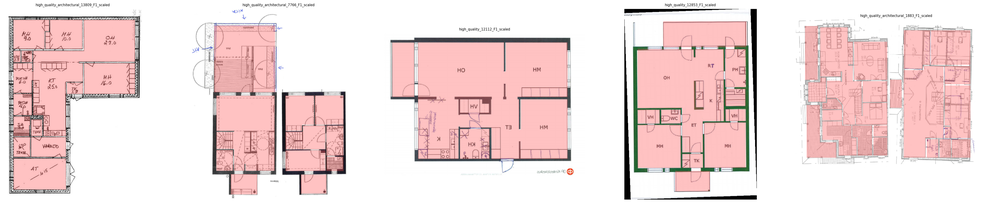
#> input picture scripts/mask_overlay_check/mask_overlay_summary.png, 1000 x 203 px, shrunk from 4350 x 885 before the run, given as the content of the folder rs/aokitenju/floor_detect_ai-1/cubicasa_segment/images/train, which was not available
$ python check_mask_overlay.py
#> lines starting #> are read from the running program, lines starting #| are printed output that depends on the picture; after the words box and inside, x2 and y2 are one past the last pixel; in counts of white or black regions, pixels touching at a corner belong together; pictures that were not available may be replaced by others from this repository, and a replacement may not be noted
"""
cubicasa_segment/ の images と masks を 5 件サンプリングして重ね合わせ確認。
マスク領域を薄い赤で表示する。
"""

import random
from pathlib import Path

import cv2
import matplotlib.pyplot as plt
import numpy as np

DATASET_DIR = Path("/Users/aokitenju/floor_detect_ai-1/cubicasa_segment")
OUTPUT_DIR  = Path("/Users/aokitenju/floor_detect_ai-1/scripts/mask_overlay_check")
NUM_SAMPLES = 5
SEED        = 42
ALPHA       = 0.35          # 赤マスクの透明度
MASK_COLOR  = (80, 80, 255) # BGR: 薄い赤


def overlay_mask(img_path: Path, msk_path: Path) -> np.ndarray:
    img  = cv2.imread(str(img_path))
#> img is the input picture: shape (203, 1000, 3); mean B, G, R 217.2, 217.3, 239.8
    mask = cv2.imread(str(msk_path), cv2.IMREAD_GRAYSCALE)
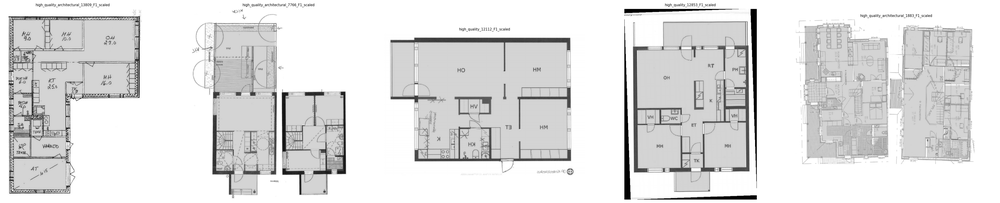
#> mask: shape (203, 1000); min 0, max 255, mean 223.8

    colored = img.copy()
    roi = mask == 255
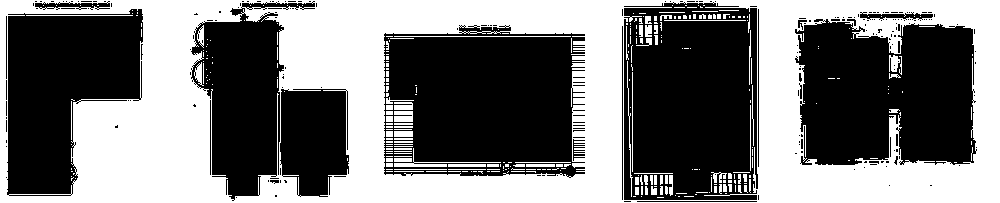
#> roi: shape (203, 1000) bool; 46.6% white; 317 white regions (232 under 20 px), largest, box (x1, y1, x2, y2) and area: (0, 0, 1000, 203) 88940, (394, 148, 501, 167) 280, (394, 111, 413, 122) 191
    colored[roi] = MASK_COLOR
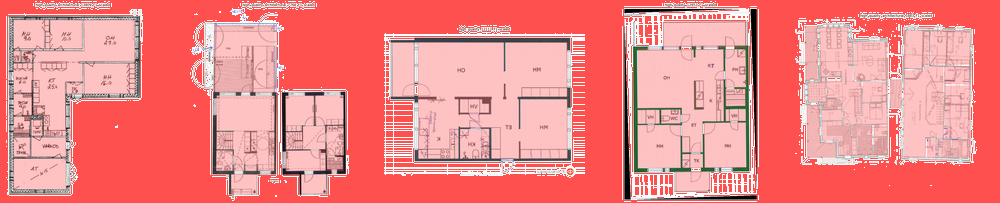
#> colored: shape (203, 1000, 3); mean B, G, R 135.6, 135.7, 239.8

    result = cv2.addWeighted(colored, ALPHA, img, 1 - ALPHA, 0)
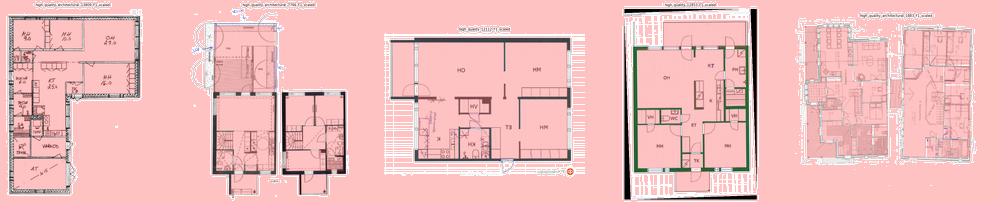
#> result: shape (203, 1000, 3); mean B, G, R 188.8, 188.9, 239.8
    return result


def collect_pairs():
    pairs = []
    for split in ("train", "val"):
        img_dir = DATASET_DIR / "images" / split
        msk_dir = DATASET_DIR / "masks"  / split
        for img_path in img_dir.glob("*.png"):
            msk_path = msk_dir / img_path.name
            if msk_path.exists():
                pairs.append((img_path, msk_path))
    return pairs


def main():
    OUTPUT_DIR.mkdir(parents=True, exist_ok=True)

    pairs = collect_pairs()
    print(f"対応ペア数: {len(pairs)}")

    random.seed(SEED)
    samples = random.sample(pairs, min(NUM_SAMPLES, len(pairs)))

    _, axes = plt.subplots(1, NUM_SAMPLES, figsize=(6 * NUM_SAMPLES, 6))
    if NUM_SAMPLES == 1:
        axes = [axes]

    for ax, (img_path, msk_path) in zip(axes, samples):
        result_bgr = overlay_mask(img_path, msk_path)
        result_rgb = cv2.cvtColor(result_bgr, cv2.COLOR_BGR2RGB)

        out_path = OUTPUT_DIR / f"mask_overlay_{img_path.stem}.png"
        cv2.imwrite(str(out_path), result_bgr)
        print(f"保存: {out_path}")

        ax.imshow(result_rgb)
        ax.set_title(img_path.stem, fontsize=7)
        ax.axis("off")

    plt.tight_layout()
    summary_path = OUTPUT_DIR / "mask_overlay_summary.png"
    plt.savefig(summary_path, dpi=150, bbox_inches="tight")
    print(f"\n一覧画像: {summary_path}")
    plt.show()


if __name__ == "__main__":
    main()
